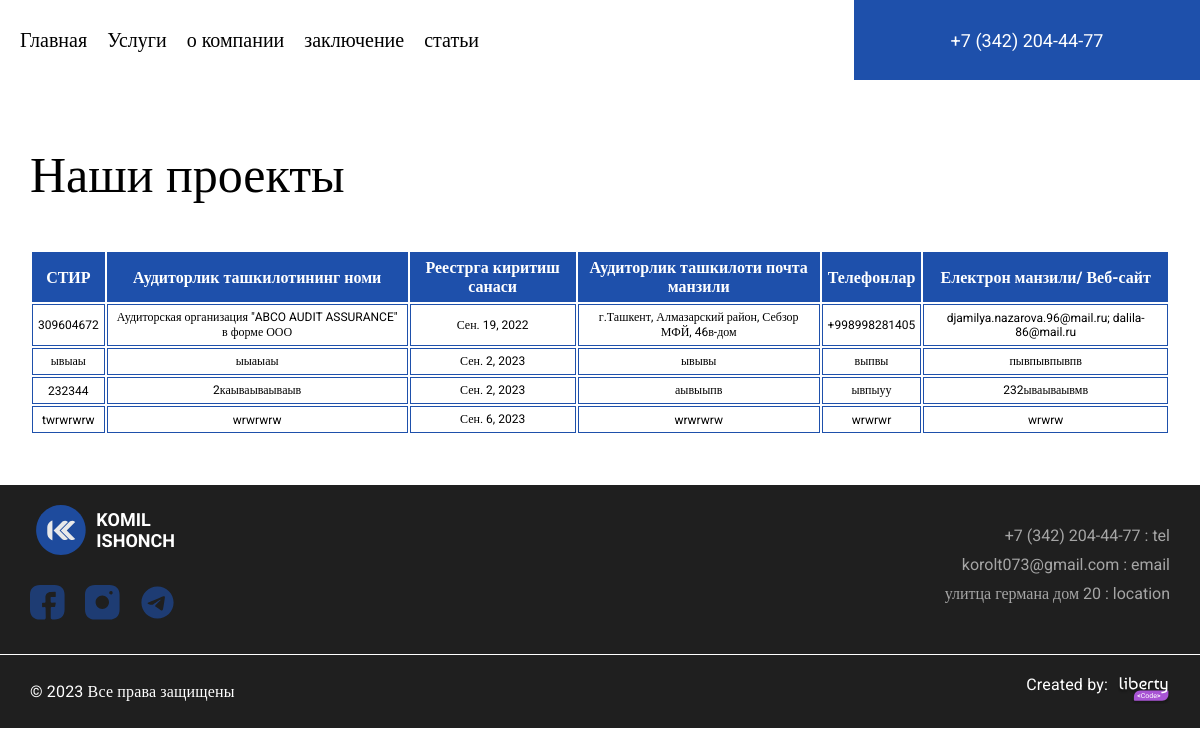
Page /project on the earlier database version.
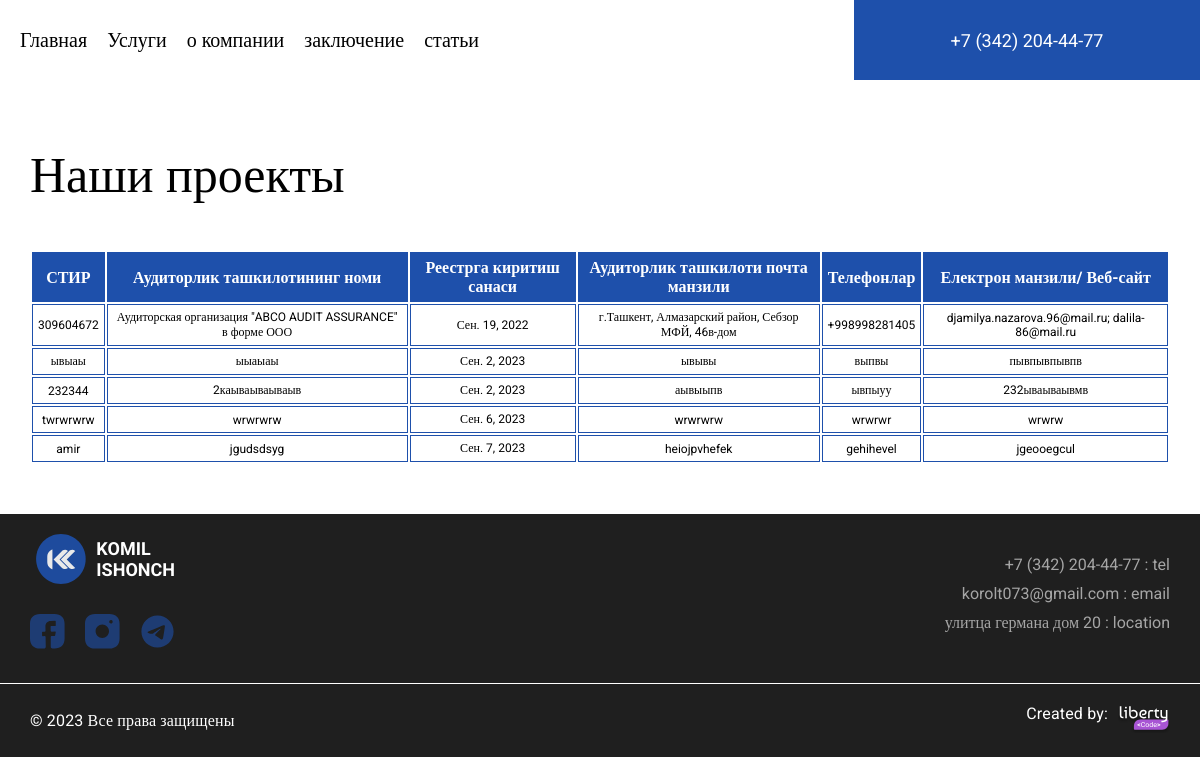
Same page on the later database version.
### main/models.py (models this page shows, shortened)
class My_project(models.Model):
    title = models.CharField('СТИР', max_length=250)
    full_text = models.CharField('Аудиторлик ташкилотининг номи', max_length=250)
    data = models.DateField('Реестрга киритиш санаси ')
    gmail = models.CharField('почта', max_length=100)
    phone = models.CharField('номер', max_length=13)
    url_site = models.CharField('ссылка', max_length=250)
    class Meta:
        verbose_name = 'проект'
        verbose_name_plural = 'проектЫ'

### main/views.py (the view)
# urls.py: path('project', views.project, name='project'),
def project(request):
    arr = My_project.objects.all()
    return render(request, 'main/project.html', {"arr":arr})

### main/templates/main/project.html (shortened to what this page needs)
{% extends 'main/layout.html' %}
{% load static %}
{% block style %}
<link rel="stylesheet" href="{% static 'scss/projectStyle.css' %}">
{% endblock %}
{% block content %}
<section class="project">
    <div class="cont">
        <h2 class="textGlav">
            Наши проекты
        </h2>
        <div class="box">
            <table>
                <thead>
                    <tr>
                        <th>СТИР</th>
                        <th>Аудиторлик ташкилотининг номи</th>
                        <th>Реестрга киритиш санаси </th>
                        <th>Аудиторлик ташкилоти почта манзили</th>
                        <th>Телефонлар</th>
                        <th>Електрон манзили/ Веб-сайт</th>
                    </tr>
                </thead>
                <tbody>
                    {% for item in arr %}
                    <tr>
                        <td>{{item.title}}</td>
                        <td>{{item.full_text}}</td>
                        <td>{{item.data}}</td>
                        <td>{{item.gmail}}</td>
                        <td>{{item.phone}}</td>
                        <td>{{item.url_site}}</td>
                    </tr>
                    {% endfor %}
                </tbody>
            </table>
        </div>
    </div>
</section>
{% endblock %}

### main/templates/main/layout.html (shortened to what this page needs)
{% load static %}
<!DOCTYPE html>
<html lang="en">
<head>
    <link rel="stylesheet" href="{% static 'scss/style.css' %}">
    {% block style %}
    {% endblock %}
</head>
<body>
    <header>
        <nav>
            <ul>
                <li><a href="{% url 'home' %}" id="urlBurger">Главная</a></li>
                <li><a href="{% url 'services' %}" id="urlBurger">Услуги</a></li>
                <li><a href="{% url 'about' %}" id="urlBurger">о компании</a></li>
                <li><a href="{% url 'project' %}" id="urlBurger">заключение</a></li>
                <li><a href="{% url 'news' %}" id="urlBurger">статьи</a></li>
            </ul>
            <ul>
                <li><a href="">+7 (342) 204-44-77</a></li>
            </ul>
        </nav>
    </header>
    <main>
        {% block content %}
        {% endblock %}
    </main>
    <footer>
        <div class="cont">
            <div class="box">
                <div class="block">
                    <div class="logo">
                        <img src="{% static 'img/logo.svg' %}" alt="">
                        <h4>KOMIL <br> ISHONCH</h4>
                    </div>
                    <div class="elem">
                        <a href=""><img src="{% static 'img/facebook.svg' %}" alt=""></a>
                        <a href=""><img src="{% static 'img/instagram.svg' %}" alt=""></a>
                        <a href=""><img src="{% static 'img/telegram.svg' %}" alt=""></a>
                    </div>
                </div>
                <div class="block">
                    <a href="tel:+7 (342) 204-44-77"> +7 (342) 204-44-77 : tel </a>
                    <a href="mailto:korolt073@gmail.com"> korolt073@gmail.com : email </a>
                    <a href=""> улитца германа дом 20 : location </a>
                </div>
            </div>
        </div>
        <div class="theBloc">
            <div class="cont">
                <div class="myBlock">
                    <div class="elem">
                        <p>© 2023 Все права защищены</p>
                    </div>
                    <div class="elem">
                        <div class="block">
                            <p>Created by:</p>
                        </div>
                        <div class="block">
                            <a href="https://lcode.uz/ru/">
                                <img src="{% static 'img/myLogo.svg' %}" alt="">
                            </a>
                        </div>
                    </div>
                </div>
            </div>
        </div>
    </footer>
</body>
</html>

### static/scss/style.css (style rules this page uses)
* { margin: 0; padding: 0; box-sizing: border-box; transition: all 0.3s; }
body { font-family: Roboto; }
.cont { max-width: 1140px; margin: 0 auto; height: 100%; transition: all 0.3s; }
header { position: fixed; width: 100%; height: 80px; background-color: #fff; z-index: 10; }
header nav { height: 100%; display: flex; justify-content: space-between; align-items: center; }
header nav ul { display: flex; justify-content: center; align-items: center; gap: 20px; list-style: none; height: 100%; }
header nav ul:nth-child(1) { margin-left: 20px; }
header nav ul:nth-child(1) a { color: #000; text-decoration: none; font-size: 20px; font-style: normal; font-weight: 400; line-height: 24px; }
header nav ul:nth-child(2) { height: 100%; }
header nav ul:nth-child(2) li { width: 346px; height: 100%; display: flex; justify-content: center; align-items: center; background: #1E50AB; }
header nav ul:nth-child(2) li a { color: #FFF; text-decoration: none; font-size: 18px; font-style: normal; font-weight: 400; line-height: normal; }
.textGlav { color: #000; font-size: 50px; font-style: normal; font-weight: 500; line-height: 100%; }
main .project { margin-top: 100px; }
main .project .box { overflow-x: auto; width: 100%; }
main .project table th { padding: 5px; border: 1px solid #1E50AB; text-align: center; background-color: #1E50AB; color: #fff; }
main .project table td { padding: 5px; border: 1px solid #1E50AB; text-align: center; font-size: 12px; cursor: pointer; }
footer { width: 100%; background-color: #1F1F1F; padding: 20px 0; margin-top: 50px; }
footer .box { display: flex; justify-content: space-between; align-items: center; width: 100%; }
footer .box .logo { display: flex; justify-content: start; align-items: center; gap: 10px; }
footer .box .logo img { width: 50px; }
footer .box .logo h4 { color: #FFF; font-size: 18px; font-style: normal; font-weight: 700; line-height: normal; }
footer .box .elem { margin-top: 20px; display: flex; justify-content: start; align-items: center; gap: 20px; }
footer .box .elem img { width: 35px; cursor: pointer; }
footer .box .block { display: flex; justify-content: start; align-items: end; flex-direction: column; gap: 10px; }
footer .box .block a { color: #fff; text-decoration: none; opacity: 0.6; }
footer .theBloc { width: 100%; border-top: 1px solid #fff; margin-top: 30px; }
footer .myBlock { width: 100%; margin-top: 20px; position: relative; display: flex; justify-content: space-between; align-items: center; color: #fff; font-size: 16px; font-weight: 400; line-height: 19px; letter-spacing: 0.01em; text-align: left; }
footer .myBlock .elem { display: flex; justify-content: center; align-items: start; gap: 10px; }

### static/scss/projectStyle.css (style rules this page uses)
.project { margin-top: 0px !important; padding-top: 150px; }
.project h2 { margin-bottom: 50px; }
.project .box { overflow-x: auto; width: 100%; }
.project table th { padding: 5px; border: 1px solid #1E50AB; text-align: center; background-color: #1E50AB; color: #fff; }
.project table td { padding: 5px; border: 1px solid #1E50AB; text-align: center; font-size: 12px; cursor: pointer; }

Differences in the rows shown:
added My_project: title "amir", full_text "jgudsdsyg", data "Сен. 7, 2023", gmail "heiojpvhefek", phone "gehihevel", url_site "jgeooegcul"
